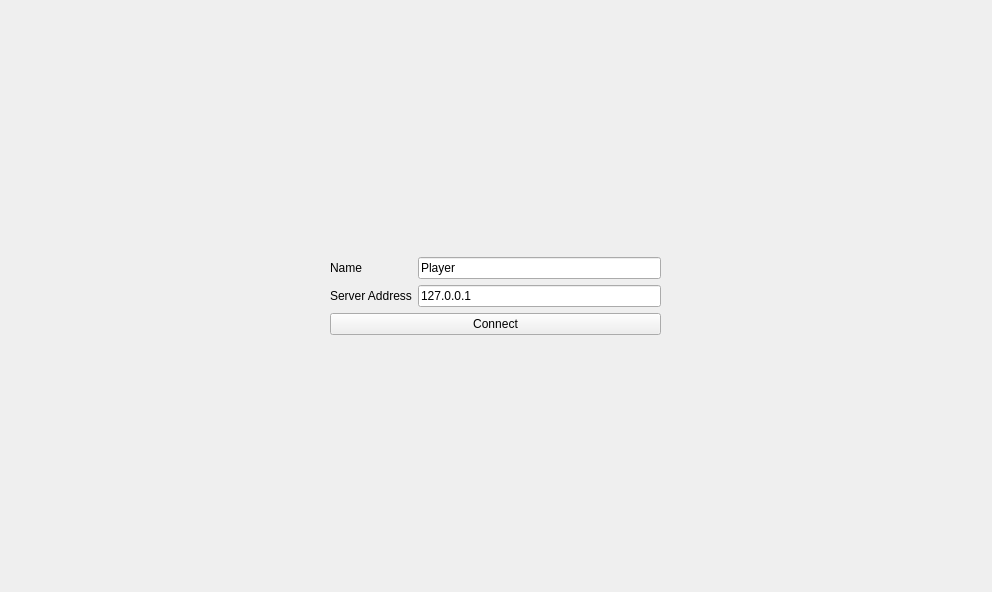
<?xml version="1.0" encoding="UTF-8"?>
<ui version="4.0">
 <class>gameUI</class>
 <widget class="QMainWindow" name="gameUI">
  <property name="geometry">
   <rect>
    <x>0</x>
    <y>0</y>
    <width>992</width>
    <height>592</height>
   </rect>
  </property>
  <property name="windowTitle">
   <string>Shovel &amp; Shotgun</string>
  </property>
  <widget class="QWidget" name="centralwidget">
   <widget class="QWidget" name="gridLayoutWidget">
    <property name="geometry">
     <rect>
      <x>0</x>
      <y>0</y>
      <width>991</width>
      <height>591</height>
     </rect>
    </property>
    <layout class="QGridLayout" name="gridLayout">
     <item row="0" column="1">
      <spacer name="verticalSpacer">
       <property name="orientation">
        <enum>Qt::Vertical</enum>
       </property>
       <property name="sizeHint" stdset="0">
        <size>
         <width>20</width>
         <height>40</height>
        </size>
       </property>
      </spacer>
     </item>
     <item row="1" column="1">
      <layout class="QVBoxLayout" name="verticalLayout">
       <item>
        <layout class="QFormLayout" name="formLayout">
         <item row="1" column="1">
          <widget class="QLineEdit" name="leditAddress">
           <property name="text">
            <string notr="true">127.0.0.1</string>
           </property>
          </widget>
         </item>
         <item row="0" column="1">
          <widget class="QLineEdit" name="leditName">
           <property name="text">
            <string notr="true">Player</string>
           </property>
          </widget>
         </item>
         <item row="0" column="0">
          <widget class="QLabel" name="lblName">
           <property name="text">
            <string>Name</string>
           </property>
          </widget>
         </item>
         <item row="1" column="0">
          <widget class="QLabel" name="lblAddress">
           <property name="text">
            <string>Server Address</string>
           </property>
          </widget>
         </item>
        </layout>
       </item>
       <item>
        <widget class="QPushButton" name="btnConnect">
         <property name="text">
          <string>Connect</string>
         </property>
        </widget>
       </item>
      </layout>
     </item>
     <item row="1" column="0">
      <spacer name="horizontalSpacer">
       <property name="orientation">
        <enum>Qt::Horizontal</enum>
       </property>
       <property name="sizeHint" stdset="0">
        <size>
         <width>40</width>
         <height>20</height>
        </size>
       </property>
      </spacer>
     </item>
     <item row="1" column="2">
      <spacer name="horizontalSpacer_2">
       <property name="orientation">
        <enum>Qt::Horizontal</enum>
       </property>
       <property name="sizeHint" stdset="0">
        <size>
         <width>40</width>
         <height>20</height>
        </size>
       </property>
      </spacer>
     </item>
     <item row="3" column="1">
      <spacer name="verticalSpacer_2">
       <property name="orientation">
        <enum>Qt::Vertical</enum>
       </property>
       <property name="sizeHint" stdset="0">
        <size>
         <width>20</width>
         <height>40</height>
        </size>
       </property>
      </spacer>
     </item>
    </layout>
   </widget>
  </widget>
 </widget>
 <tabstops>
  <tabstop>leditName</tabstop>
  <tabstop>leditAddress</tabstop>
  <tabstop>btnConnect</tabstop>
 </tabstops>
 <resources/>
 <connections>
  <connection>
   <sender>leditName</sender>
   <signal>returnPressed()</signal>
   <receiver>btnConnect</receiver>
   <slot>click()</slot>
   <hints>
    <hint type="sourcelabel">
     <x>517</x>
     <y>242</y>
    </hint>
    <hint type="destinationlabel">
     <x>530</x>
     <y>300</y>
    </hint>
   </hints>
  </connection>
  <connection>
   <sender>leditAddress</sender>
   <signal>returnPressed()</signal>
   <receiver>btnConnect</receiver>
   <slot>click()</slot>
   <hints>
    <hint type="sourcelabel">
     <x>480</x>
     <y>270</y>
    </hint>
    <hint type="destinationlabel">
     <x>480</x>
     <y>302</y>
    </hint>
   </hints>
  </connection>
 </connections>
</ui>
